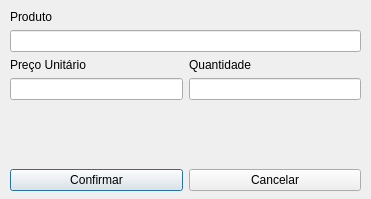
<?xml version="1.0" encoding="UTF-8"?>
<ui version="4.0">
 <class>fm_editarprodutovenda</class>
 <widget class="QDialog" name="fm_editarprodutovenda">
  <property name="geometry">
   <rect>
    <x>0</x>
    <y>0</y>
    <width>371</width>
    <height>199</height>
   </rect>
  </property>
  <property name="windowTitle">
   <string>Dialog</string>
  </property>
  <widget class="QWidget" name="">
   <property name="geometry">
    <rect>
     <x>10</x>
     <y>10</y>
     <width>351</width>
     <height>181</height>
    </rect>
   </property>
   <layout class="QVBoxLayout" name="verticalLayout_4">
    <item>
     <layout class="QVBoxLayout" name="verticalLayout">
      <item>
       <widget class="QLabel" name="label">
        <property name="text">
         <string>Produto</string>
        </property>
       </widget>
      </item>
      <item>
       <widget class="QLineEdit" name="txt_edita_produto"/>
      </item>
     </layout>
    </item>
    <item>
     <layout class="QHBoxLayout" name="horizontalLayout">
      <item>
       <layout class="QVBoxLayout" name="verticalLayout_2">
        <item>
         <widget class="QLabel" name="label_2">
          <property name="text">
           <string>Preço Unitário</string>
          </property>
         </widget>
        </item>
        <item>
         <widget class="QLineEdit" name="txt_edita_precoUnitario"/>
        </item>
       </layout>
      </item>
      <item>
       <layout class="QVBoxLayout" name="verticalLayout_3">
        <item>
         <widget class="QLabel" name="label_3">
          <property name="text">
           <string>Quantidade</string>
          </property>
         </widget>
        </item>
        <item>
         <widget class="QLineEdit" name="txt_edita_quantidade"/>
        </item>
       </layout>
      </item>
     </layout>
    </item>
    <item>
     <spacer name="verticalSpacer">
      <property name="orientation">
       <enum>Qt::Vertical</enum>
      </property>
      <property name="sizeHint" stdset="0">
       <size>
        <width>20</width>
        <height>40</height>
       </size>
      </property>
     </spacer>
    </item>
    <item>
     <layout class="QHBoxLayout" name="horizontalLayout_2">
      <item>
       <widget class="QPushButton" name="btn_edita_confirma">
        <property name="text">
         <string>Confirmar</string>
        </property>
       </widget>
      </item>
      <item>
       <widget class="QPushButton" name="btn_edita_cancela">
        <property name="text">
         <string>Cancelar</string>
        </property>
       </widget>
      </item>
     </layout>
    </item>
   </layout>
  </widget>
 </widget>
 <resources/>
 <connections/>
</ui>
